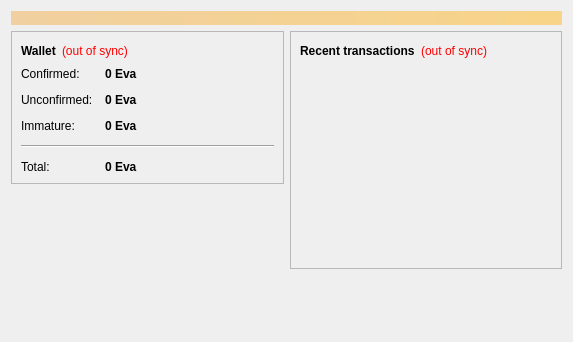
<?xml version="1.0" encoding="UTF-8"?>
<ui version="4.0">
 <class>OverviewPage</class>
 <widget class="QWidget" name="OverviewPage">
  <property name="geometry">
   <rect>
    <x>0</x>
    <y>0</y>
    <width>573</width>
    <height>342</height>
   </rect>
  </property>
  <property name="windowTitle">
   <string>Form</string>
  </property>
  <layout class="QVBoxLayout" name="topLayout">
   <item>
    <widget class="QLabel" name="labelAlerts">
     <property name="visible">
      <bool>false</bool>
     </property>
     <property name="styleSheet">
      <string notr="true">background-color: qlineargradient(x1: 0, y1: 0, x2: 1, y2: 0, stop:0 #F0D0A0, stop:1 #F8D488); color:#000000;</string>
     </property>
     <property name="wordWrap">
      <bool>true</bool>
     </property>
     <property name="margin">
      <number>3</number>
     </property>
    </widget>
   </item>
   <item>
    <layout class="QHBoxLayout" name="horizontalLayout" stretch="1,1">
     <item>
      <layout class="QVBoxLayout" name="verticalLayout_2">
       <item>
        <widget class="QFrame" name="frame">
         <property name="frameShape">
          <enum>QFrame::StyledPanel</enum>
         </property>
         <property name="frameShadow">
          <enum>QFrame::Raised</enum>
         </property>
         <layout class="QVBoxLayout" name="verticalLayout_4">
          <item>
           <layout class="QHBoxLayout" name="horizontalLayout_4">
            <item>
             <widget class="QLabel" name="label_5">
              <property name="font">
               <font>
                <weight>75</weight>
                <bold>true</bold>
               </font>
              </property>
              <property name="text">
               <string>Wallet</string>
              </property>
             </widget>
            </item>
            <item>
             <widget class="QLabel" name="labelWalletStatus">
              <property name="toolTip">
               <string>The displayed information may be out of date. Your wallet automatically synchronizes with the EvaCoin network after a connection is established, but this process has not completed yet.</string>
              </property>
              <property name="styleSheet">
               <string notr="true">QLabel { color: red; }</string>
              </property>
              <property name="text">
               <string notr="true">(out of sync)</string>
              </property>
              <property name="alignment">
               <set>Qt::AlignLeading|Qt::AlignLeft|Qt::AlignVCenter</set>
              </property>
             </widget>
            </item>
            <item>
             <spacer name="horizontalSpacer_2">
              <property name="orientation">
               <enum>Qt::Horizontal</enum>
              </property>
              <property name="sizeHint" stdset="0">
               <size>
                <width>40</width>
                <height>20</height>
               </size>
              </property>
             </spacer>
            </item>
           </layout>
          </item>
          <item>
           <layout class="QFormLayout" name="formLayout_2">
            <property name="fieldGrowthPolicy">
             <enum>QFormLayout::AllNonFixedFieldsGrow</enum>
            </property>
            <property name="horizontalSpacing">
             <number>12</number>
            </property>
            <property name="verticalSpacing">
             <number>12</number>
            </property>
            <item row="0" column="0">
             <widget class="QLabel" name="label">
              <property name="text">
               <string>Confirmed:</string>
              </property>
             </widget>
            </item>
            <item row="0" column="1">
             <widget class="QLabel" name="labelBalance">
              <property name="font">
               <font>
                <weight>75</weight>
                <bold>true</bold>
               </font>
              </property>
              <property name="cursor">
               <cursorShape>IBeamCursor</cursorShape>
              </property>
              <property name="toolTip">
               <string>Your current spendable balance</string>
              </property>
              <property name="text">
               <string notr="true">0 Eva</string>
              </property>
              <property name="textInteractionFlags">
               <set>Qt::LinksAccessibleByMouse|Qt::TextSelectableByKeyboard|Qt::TextSelectableByMouse</set>
              </property>
             </widget>
            </item>
            <item row="1" column="0">
             <widget class="QLabel" name="label_3">
              <property name="text">
               <string>Unconfirmed:</string>
              </property>
             </widget>
            </item>
            <item row="1" column="1">
             <widget class="QLabel" name="labelUnconfirmed">
              <property name="font">
               <font>
                <weight>75</weight>
                <bold>true</bold>
               </font>
              </property>
              <property name="cursor">
               <cursorShape>IBeamCursor</cursorShape>
              </property>
              <property name="toolTip">
               <string>Total of transactions that have yet to be confirmed, and do not yet count toward the spendable balance</string>
              </property>
              <property name="text">
               <string notr="true">0 Eva</string>
              </property>
              <property name="textInteractionFlags">
               <set>Qt::LinksAccessibleByMouse|Qt::TextSelectableByKeyboard|Qt::TextSelectableByMouse</set>
              </property>
             </widget>
            </item>
            <item row="2" column="0">
             <widget class="QLabel" name="labelImmatureText">
              <property name="text">
               <string>Immature:</string>
              </property>
             </widget>
            </item>
            <item row="2" column="1">
             <widget class="QLabel" name="labelImmature">
              <property name="font">
               <font>
                <weight>75</weight>
                <bold>true</bold>
               </font>
              </property>
              <property name="toolTip">
               <string>Mined balance that has not yet matured</string>
              </property>
              <property name="text">
               <string notr="true">0 Eva</string>
              </property>
              <property name="textInteractionFlags">
               <set>Qt::LinksAccessibleByMouse|Qt::TextSelectableByKeyboard|Qt::TextSelectableByMouse</set>
              </property>
             </widget>
            </item>
            <item row="4" column="0">
             <widget class="QLabel" name="labelTotalText">
              <property name="text">
               <string>Total:</string>
              </property>
             </widget>
            </item>
            <item row="4" column="1">
             <widget class="QLabel" name="labelTotal">
              <property name="font">
               <font>
                <weight>75</weight>
                <bold>true</bold>
               </font>
              </property>
              <property name="cursor">
               <cursorShape>IBeamCursor</cursorShape>
              </property>
              <property name="toolTip">
               <string>Your current total balance</string>
              </property>
              <property name="text">
               <string notr="true">0 Eva</string>
              </property>
              <property name="textInteractionFlags">
               <set>Qt::LinksAccessibleByMouse|Qt::TextSelectableByKeyboard|Qt::TextSelectableByMouse</set>
              </property>
             </widget>
            </item>
            <item row="3" column="0" colspan="2">
             <widget class="Line" name="line">
              <property name="orientation">
               <enum>Qt::Horizontal</enum>
              </property>
             </widget>
            </item>
           </layout>
          </item>
         </layout>
        </widget>
       </item>
       <item>
        <spacer name="verticalSpacer">
         <property name="orientation">
          <enum>Qt::Vertical</enum>
         </property>
         <property name="sizeHint" stdset="0">
          <size>
           <width>20</width>
           <height>40</height>
          </size>
         </property>
        </spacer>
       </item>
      </layout>
     </item>
     <item>
      <layout class="QVBoxLayout" name="verticalLayout_3">
       <item>
        <widget class="QFrame" name="frame_2">
         <property name="frameShape">
          <enum>QFrame::StyledPanel</enum>
         </property>
         <property name="frameShadow">
          <enum>QFrame::Raised</enum>
         </property>
         <layout class="QVBoxLayout" name="verticalLayout">
          <item>
           <layout class="QHBoxLayout" name="horizontalLayout_2">
            <item>
             <widget class="QLabel" name="label_4">
              <property name="text">
               <string>&lt;b&gt;Recent transactions&lt;/b&gt;</string>
              </property>
             </widget>
            </item>
            <item>
             <widget class="QLabel" name="labelTransactionsStatus">
              <property name="toolTip">
               <string>The displayed information may be out of date. Your wallet automatically synchronizes with the EvaCoin network after a connection is established, but this process has not completed yet.</string>
              </property>
              <property name="styleSheet">
               <string notr="true">QLabel { color: red; }</string>
              </property>
              <property name="text">
               <string notr="true">(out of sync)</string>
              </property>
              <property name="alignment">
               <set>Qt::AlignRight|Qt::AlignTrailing|Qt::AlignVCenter</set>
              </property>
             </widget>
            </item>
            <item>
             <spacer name="horizontalSpacer">
              <property name="orientation">
               <enum>Qt::Horizontal</enum>
              </property>
              <property name="sizeHint" stdset="0">
               <size>
                <width>40</width>
                <height>20</height>
               </size>
              </property>
             </spacer>
            </item>
           </layout>
          </item>
          <item>
           <widget class="QListView" name="listTransactions">
            <property name="styleSheet">
             <string notr="true">QListView { background: transparent; }</string>
            </property>
            <property name="frameShape">
             <enum>QFrame::NoFrame</enum>
            </property>
            <property name="verticalScrollBarPolicy">
             <enum>Qt::ScrollBarAlwaysOff</enum>
            </property>
            <property name="horizontalScrollBarPolicy">
             <enum>Qt::ScrollBarAlwaysOff</enum>
            </property>
            <property name="selectionMode">
             <enum>QAbstractItemView::NoSelection</enum>
            </property>
           </widget>
          </item>
         </layout>
        </widget>
       </item>
       <item>
        <spacer name="verticalSpacer_2">
         <property name="orientation">
          <enum>Qt::Vertical</enum>
         </property>
         <property name="sizeHint" stdset="0">
          <size>
           <width>20</width>
           <height>40</height>
          </size>
         </property>
        </spacer>
       </item>
      </layout>
     </item>
    </layout>
   </item>
  </layout>
 </widget>
 <resources/>
 <connections/>
</ui>
